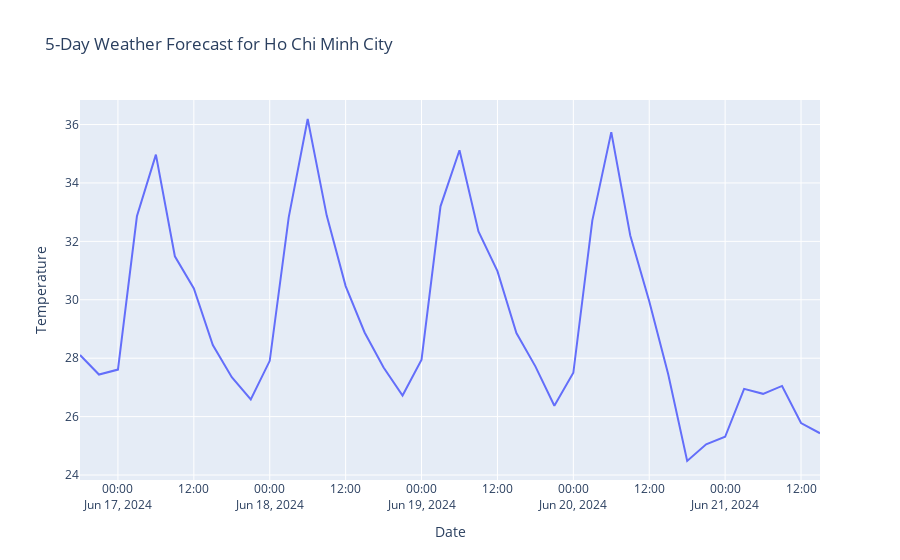

Notebook cell for this chart:
### Code cell
# Plot the data using Plotly Express
fig = px.line(df, x='Date', y='Temperature', title=f'5-Day Weather Forecast for {CITY_NAME}')
fig.show()

### Figure 1 — Plotly figure (JSON) as saved in the notebook; plotly's stock layout.template omitted (floating-point values rounded to 4 significant figures)
{"data": [{"hovertemplate": "Date=%{x}<br>Temperature=%{y}<extra></extra>", "legendgroup": "", "line": {"color": "#636efa", "dash": "solid"}, "marker": {"symbol": "circle"}, "mode": "lines", "name": "", "orientation": "v", "showlegend": false, "type": "scatter", "x": ["2024-06-16 18:00:00", "2024-06-16 21:00:00", "2024-06-17 00:00:00", "2024-06-17 03:00:00", "2024-06-17 06:00:00", "2024-06-17 09:00:00", "2024-06-17 12:00:00", "2024-06-17 15:00:00", "2024-06-17 18:00:00", "2024-06-17 21:00:00", "2024-06-18 00:00:00", "2024-06-18 03:00:00", "2024-06-18 06:00:00", "2024-06-18 09:00:00", "2024-06-18 12:00:00", "2024-06-18 15:00:00", "2024-06-18 18:00:00", "2024-06-18 21:00:00", "2024-06-19 00:00:00", "2024-06-19 03:00:00", "2024-06-19 06:00:00", "2024-06-19 09:00:00", "2024-06-19 12:00:00", "2024-06-19 15:00:00", "2024-06-19 18:00:00", "2024-06-19 21:00:00", "2024-06-20 00:00:00", "2024-06-20 03:00:00", "2024-06-20 06:00:00", "2024-06-20 09:00:00", "2024-06-20 12:00:00", "2024-06-20 15:00:00", "2024-06-20 18:00:00", "2024-06-20 21:00:00", "2024-06-21 00:00:00", "2024-06-21 03:00:00", "2024-06-21 06:00:00", "2024-06-21 09:00:00", "2024-06-21 12:00:00", "2024-06-21 15:00:00"], "xaxis": "x", "y": [28.11, 27.44, 27.61, 32.86, 34.97, 31.49, 30.39, 28.45, 27.35, 26.59, 27.91, 32.82, 36.19, 32.89, 30.47, 28.88, 27.68, 26.72, 27.95, 33.2, 35.12, 32.34, 30.98, 28.86, 27.72, 26.37, 27.5, 32.71, 35.74, 32.2, 29.95, 27.45, 24.48, 25.05, 25.31, 26.95, 26.78, 27.05, 25.78, 25.43], "yaxis": "y"}], "layout": {"legend": {"tracegroupgap": 0}, "title": {"text": "5-Day Weather Forecast for Ho Chi Minh City"}, "xaxis": {"anchor": "y", "domain": [0, 1], "title": {"text": "Date"}}, "yaxis": {"anchor": "x", "domain": [0, 1], "title": {"text": "Temperature"}}}}
